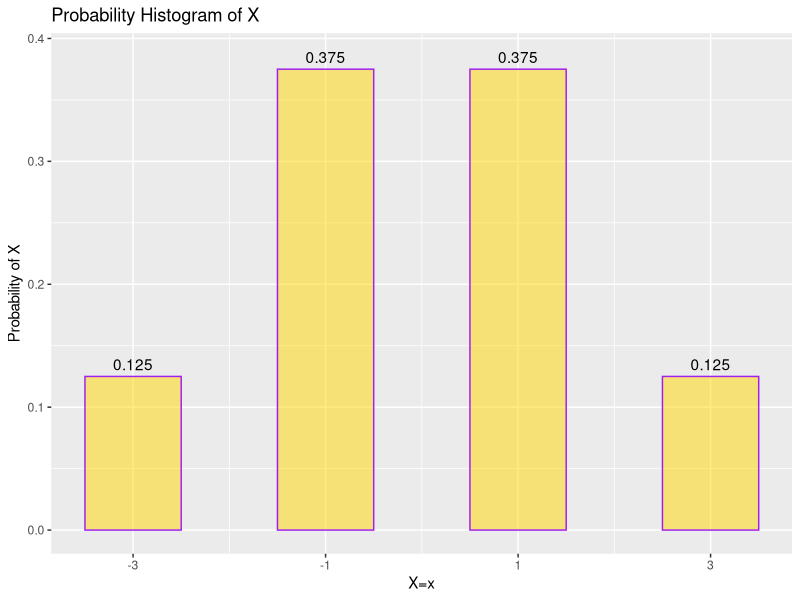

The R script that drew this image:
## ---- chunk 1
knitr::opts_chunk$set(echo = TRUE)
library(tidyverse)
## ---- chunk 2
#be sure to add library(tidyverse) in setup chunk. 

ht_df <- data.frame(x = c(-3,-1,1,3), f = c(1/8,3/8,3/8,1/8))

ggplot(data = ht_df, mapping = aes(x=x,y=f)) +
  geom_col(width=1, alpha=0.5, fill="gold",color="purple") +
  geom_text(mapping=aes(label = round(f,4),y = f + 0.01)) +
  labs(title="Probability Histogram of X", y = "Probability of X", x = "X=x") +
  scale_x_continuous(breaks=c(-3,-1,1,3))

